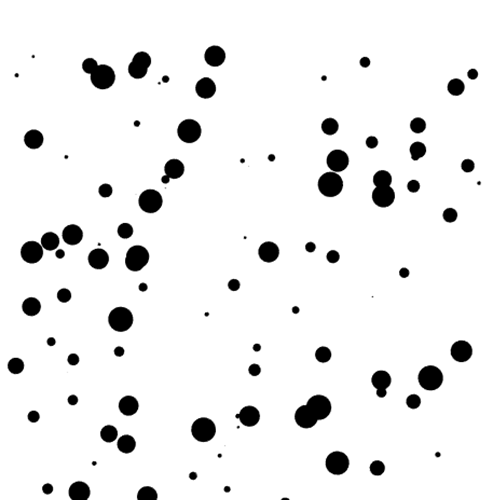
#> input picture map7.bmp, 500 x 500 px
$ python vinay06_anuj_final2Dcode.py
#> lines starting #> are read from the running program, lines starting #| are printed output that depends on the picture; after the words box and inside, x2 and y2 are one past the last pixel; in counts of white or black regions, pixels touching at a corner belong together
import cv2
import numpy as np
import matplotlib.pyplot as plt
import math
import random
import time
from scipy.spatial.distance import pdist

'''
Function to Check Whether the given point is in obstacle space. Will return true if the obstacle is not in  Obstacle Space indicating
clear path.
'''
def isObstacle(binary_image,node):
    x,y = node
    height,width = binary_image.shape
    if not ((round(x) >0 and round(x) < width) and (round(y) >0 and round(y) < height) and (binary_image[int(y),int(x)] != 0)):
        return False
    else:
        return True
def get_start_goal_inputs(binary_image):
    height,width = binary_image.shape
    while True:
        print("Enter the x-coordinate of start node")
        start_x = int(input())
        print("Enter the y-coordinate of start node")
        start_y = int(input())
        if((start_x <= 0 or start_x > width -1 ) ):
            print("The X-coordinate of start node is out of the map. Please enter the coordinates again")
        elif((start_y <= 0 or start_y >height - 1)):
            print("The Y-coordinate of start node is out of the map. Please enter the coordinates again")
        elif not (isObstacle(binary_image,(start_x,start_y))):
            print("The entered start node falls in obstacle space")
        else:
            break
    while True:
        print("Enter the x-coordinate of goal node")
        goal_x = int(input())
        print("Enter the y-coordinate of goal node")
        goal_y = int(input())
        if(goal_x <= 0 or goal_x >width -1):
            print("The X-coordinate of start node is out of the map. Please enter the coordinates again")
        elif(goal_y <= 0 and goal_y > height - 1):
            print("The Y-coordinate of start node is out of the map. Please enter the coordinates again")
        elif not(isObstacle(binary_image,(goal_x,goal_y))):
            print("The entered goal node falls in obstacle space")
        else:
            break
    return (start_x,start_y,goal_x,goal_y)
'''
Check Path checks whether the path between generated closest node and random new node doesnot fall in obstacle
space. This checks for different pose orientations on the new node.
'''
def checkpath(q_near, q_new, binary_image):
    check = True
    theta = math.atan2(q_new[1] - q_near[1], q_new[0] - q_near[0])
    i = 1
    while (i< int(math.sqrt(sum((q_near - q_new)**2))) + 1):
        poscheck = q_near + (i * np.array([math.cos(theta), math.sin(theta)]))
        poscheck_x,poscheck_y = poscheck[0],poscheck[1]
        if not (isObstacle(binary_image,(math.ceil(poscheck_x), math.ceil(poscheck_y))) and
                isObstacle(binary_image,(math.floor(poscheck_x), math.floor(poscheck_y))) and
                isObstacle(binary_image,(math.ceil(poscheck_x), math.floor(poscheck_y))) and
                isObstacle(binary_image,(math.floor(poscheck_x), math.ceil(poscheck_y)))):
            check = False
            break
        q_new_x,q_new_y = q_new[0],q_new[1]
        if not isObstacle(binary_image,(q_new_x,q_new_y)):
            check = False
            break
        i += 1
    return check
'''
The tree is extended by generating the sample target either by sampling random point or considering goal point as the sample such that more
pull is towards the goal either from start point or goal point.

Closest node in the tree and random point as in general RRT are considered and the euclidean distance is calculated. Finally, the new point which is under distance
threshold is considered the new point.
'''
def extend_rrt(rrt_tree_1, rrt_tree_2, goal_x,goal_y, step_size, maxFailedAttempts, distance_thresh, binary_image):
    rrt_tree_1 = np.reshape(rrt_tree_1,(-1,3))
    rrt_tree_2 = np.reshape(rrt_tree_2,(-1,3))
    path_found = []
    failedAttempts = 0
    extend_fail = True
    while failedAttempts <= maxFailedAttempts:
        if np.random.rand() < 0.15:
            x,y = (np.random.rand(1, 2) * np.array(binary_image.shape))[0][:]
            sample = np.array([x,y])
        else:
            #The goal x and goal y changes when we are extending tree from both Ends. For example,
            #When extending from start point , the goal will be towards tree on the goal side.
            #When extending from goal point, the goal will be on tree towards start side.
            sample = np.array([goal_x,goal_y])
        #For Each Point in the tree distance is calculated from the generated sample point above.
        #Then a minimum distance is taken whose index gives the closest one to the current tree node

        distance_list = np.linalg.norm (rrt_tree_1[:, 0:2] - sample,axis = 1)#np.sqrt(np.sum((rrt_tree_1[:, 0:2] - sample)**2, axis=1))
        closest_node_index = np.argmin(distance_list)
        minimum_node = rrt_tree_1[closest_node_index, :]
        #Angle between the sample point and closest node is selected
        theta = math.atan2((sample[1]-minimum_node[1]),(sample[0]-minimum_node[0]))
        new_point = np.array([(minimum_node[0]+ step_size*(math.cos(theta))), (minimum_node[1]+ step_size*(math.sin(theta)))],dtype = np.float32)
        if checkpath(minimum_node[0:2],new_point, binary_image) == False:
            failedAttempts +=1
            continue
        distance1_list = np.linalg.norm (rrt_tree_2[:, 0:2] - new_point,axis = 1)
        closest_node_index_1 = np.argmin(distance1_list)
        point_to_check_1 = rrt_tree_2[closest_node_index_1,0:2]
        distance_from_point_new_point_1 = np.linalg.norm(new_point - point_to_check_1)
        if distance1_list[closest_node_index_1] < distance_thresh:
            node_x , node_y = new_point[0],new_point[1]
            path_found = [ node_x , node_y, closest_node_index, closest_node_index_1]
            extend_fail = False
            break
        distance2_list = np.linalg.norm (rrt_tree_1[:, 0:2]- new_point,axis = 1)
        closest_node_index_2 = np.argmin(distance2_list)
        point_to_check = rrt_tree_1[closest_node_index_2,0:2]
        distance_from_point_new_point = np.linalg.norm(new_point - point_to_check)
        if distance_from_point_new_point  < distance_thresh:
            failedAttempts += 1
            continue
        rrt_tree_1 = np.vstack((rrt_tree_1, np.hstack((new_point, closest_node_index))))
        extend_fail = False
        break
    return rrt_tree_1, path_found, extend_fail
'''
Both trees from start and goal point start expanding until a path is found.
'''
def main_comb(binary_image, start_x,start_y, goal_x,goal_y, step_size, distance_thresh, maxFailedAttempts):
    rrt_tree_1 = np.array([start_x,start_y, -1], dtype=float)
    rrt_tree_2 = np.array([goal_x,goal_y, -1], dtype=float)
    expansion_state_1 = False
    expansion_state_2 = False
    tree1_p_list = []
    tree1_c_list = []
    tree2_p_list = []
    tree2_c_list = []

    while ((not expansion_state_1) or (not expansion_state_2)):
        if not expansion_state_1:
            rrt_tree_1, Tree_State, expansion_state_1 = extend_rrt(rrt_tree_1, rrt_tree_2, goal_x,goal_y, step_size, maxFailedAttempts, distance_thresh, binary_image)
            if not expansion_state_1 and len(Tree_State) == 0:
                parent_x,parent_y =  rrt_tree_1[int(rrt_tree_1[-1, 2]), 0] , rrt_tree_1[int(rrt_tree_1[-1, 2]), 1]
                child_x,child_y = rrt_tree_1[-1, 0] , rrt_tree_1[-1, 1]
                tree1_p_list.append((parent_x,parent_y))
                tree1_c_list.append((child_x,child_y))

        if not expansion_state_2:
            rrt_tree_2, Tree_State, expansion_state_2 = extend_rrt(rrt_tree_2, rrt_tree_1, start_x,start_y, step_size, maxFailedAttempts, distance_thresh, binary_image)
            if len(Tree_State) > 0:
                Tree_State[2:4] = Tree_State[2:4][::-1]
            if not expansion_state_2 and len(Tree_State)  == 0:
                parent_x,parent_y =  rrt_tree_2[int(rrt_tree_2[-1, 2]), 0] , rrt_tree_2[int(rrt_tree_2[-1, 2]), 1]
                child_x,child_y = rrt_tree_2[-1, 0] , rrt_tree_2[-1, 1]
                tree2_p_list.append((parent_x,parent_y))
                tree2_c_list.append((child_x,child_y))
        final_line = []
        if len(Tree_State)  > 0:
            ptA = (rrt_tree_1[Tree_State[2], 0],rrt_tree_1[Tree_State[2], 1])
            ptB = (rrt_tree_2[Tree_State[3], 0],rrt_tree_2[Tree_State[3], 1])
            pt_join = (Tree_State[0],Tree_State[1])
            final_line.append(ptA)
            final_line.append(ptB)
            final_line.append(pt_join)
            path = Tree_State[ 0:2]
            prev = Tree_State[ 2]
            while prev > 0:
                path = np.vstack((rrt_tree_1[int(prev), 0:2], path))
                prev = rrt_tree_1[int(prev), 2]
            prev = Tree_State[ 3]
            while prev > 0:
                path = np.vstack((path, rrt_tree_2[int(prev), 0:2]))
                prev = rrt_tree_2[int(prev), 2]
            break
    if len(Tree_State) == 0:
        raise ValueError('no path found. maximum attempts reached')
    return path,final_line, tree1_p_list,tree1_c_list,tree2_p_list,tree2_c_list


def down_path_sampling(binary_image, path,goal_x,goal_y):
    k = 0
    path_length = path.shape[0]
    down_path = path[0]
    temp_node = path[0]
    distances = np.zeros(path_length)
    for i in range(1, path_length):
        current_node = path[i]
        distances[i] = np.linalg.norm(current_node - temp_node)
        if distances[i] > 0 or distances[i] > distances[i-1]:
            current_index = i
            new_node =  path[current_index]
        else:
            new_node = np.array([])
        if len(new_node) != 0:
            if not checkpath(temp_node, new_node, binary_image):
                temp_node = np.array([path[current_index-1, 0], path[current_index-1, 1]])
                down_path = np.vstack([down_path, temp_node])
    goal = np.array([goal_x,goal_y])
    down_path = np.vstack([down_path, goal])
    return down_path

def visualise(image,final_line,path,tree1_p_list,tree1_c_list,tree2_p_list,tree2_c_list,down_path,up_path,image_copy,up_path_1000,up_path_10000):
    image_copy_1000 = image_copy.copy()
    image_copy_10000 = image_copy.copy()
    fourcc = cv2.VideoWriter_fourcc(*'XVID')
    out = cv2.VideoWriter('BTO-RRT.avi',fourcc,250,(image.shape[1],image.shape[0]))
    for parent1,child1,parent2,child2 in zip(tree1_p_list,tree1_c_list,tree2_p_list,tree2_c_list):
        parent1_x,parent1_y = round(parent1[0]),round(parent1[1])
        child1_x,child1_y = round(child1[0]),round(child1[1])
        parent2_x,parent2_y = round(parent2[0]),round(parent2[1])
        child2_x,child2_y = round(child2[0]),round(child2[1])
        cv2.line(image,(parent1_x,parent1_y),(child1_x,child1_y),(255,0,0), 1,cv2.LINE_AA)
        cv2.line(image,(parent2_x,parent2_y),(child2_x,child2_y),(0,0,255), 1,cv2.LINE_AA)
        for i in range(30):
            out.write(image)
            cv2.waitKey(1)
    ptA_final_x , ptA_final_y = round(final_line[0][0]),round(final_line[0][1])
    ptB_final_x , ptB_final_y = round(final_line[1][0]),round(final_line[1][1])
    common_x , common_y = round(final_line[2][0]),round(final_line[2][1])
    cv2.line(image,(ptA_final_x , ptA_final_y),(common_x , common_y),(0,0,0), 2,cv2.LINE_AA)
    cv2.line(image,(ptB_final_x , ptB_final_y),(common_x , common_y),(0,0,0), 2,cv2.LINE_AA)
    out.write(image)
    cv2.imwrite("BTO-RRT-explore.jpg",image)
    cv2.waitKey(1)
    for i in range(len(path) - 1):
        ptA = (round(path[i][0]),round(path[i][1]))
        ptB = (round(path[i+1][0]),round(path[i+1][1]))
        cv2.line(image,ptA,ptB,(0,255,0), 2,cv2.LINE_AA)
        cv2.line(image_copy,ptA,ptB,(0,255,0), 1,cv2.LINE_AA)
        cv2.line(image_copy_1000,ptA,ptB,(0,255,0), 1,cv2.LINE_AA)
        cv2.line(image_copy_10000,ptA,ptB,(0,255,0), 1,cv2.LINE_AA)
        for i in range(20):
            out.write(image)
            cv2.waitKey(1)
    cv2.imwrite("BTO-RRT.jpg",image)
    for i in range(len(down_path) - 1):
        ptA = (round(down_path[i][0]),round(down_path[i][1]))
        ptB = (round(down_path[i+1][0]),round(down_path[i+1][1]))
        cv2.line(image,ptA,ptB,(255,255,0), 1,cv2.LINE_AA)
        cv2.line(image_copy,ptA,ptB,(255,255,0), 1,cv2.LINE_AA)
        cv2.line(image_copy_1000,ptA,ptB,(255,255,0), 1,cv2.LINE_AA)
        cv2.line(image_copy_10000,ptA,ptB,(255,255,0), 1,cv2.LINE_AA)
        for i in range(100):
            out.write(image)
            cv2.waitKey(1)
    cv2.imwrite("BTO-RRT-DownSample.jpg",image)
    for i in range(len(up_path) - 1):
        ptA = (round(up_path[i][0]),round(up_path[i][1]))
        ptB = (round(up_path[i+1][0]),round(up_path[i+1][1]))
        cv2.line(image,ptA,ptB,(151,180,184), 2,cv2.LINE_AA)
        cv2.line(image_copy,ptA,ptB,(151,101,184), 1,cv2.LINE_AA)
        for i in range(20):
            out.write(image)
            cv2.waitKey(1)
    for i in range(len(up_path_1000) - 1):
        ptA = (round(up_path_1000[i][0]),round(up_path_1000[i][1]))
        ptB = (round(up_path_1000[i+1][0]),round(up_path_1000[i+1][1]))
        cv2.line(image_copy_1000,ptA,ptB,(179,119,15), 1,cv2.LINE_AA)
    for i in range(len(up_path_10000) - 1):
        ptA = (round(up_path_10000[i][0]),round(up_path_10000[i][1]))
        ptB = (round(up_path_10000[i+1][0]),round(up_path_10000[i+1][1]))
        cv2.line(image_copy_10000,ptA,ptB,(179,15,64), 1,cv2.LINE_AA)

    cv2.imwrite("BTO-RRT-UpSample.jpg",image)
    cv2.imwrite("BTO-RRT-Comparsion.jpg",image_copy)
    cv2.imwrite("BTO-RRT-Comparsion-1000.jpg",image_copy_1000)
    cv2.imwrite("BTO-RRT-Comparsion-10000.jpg",image_copy_10000)
    out.release()
    cv2.destroyAllWindows()
    return image

def up_sample_path(down_path,image):
    P = np.transpose(down_path)
    n, m = np.shape(P)
    l = np.zeros((m,1))
    for k in range(1, m):
        l[k] = np.linalg.norm(P[:,k]-P[:,k-1]) + l[k-1]
    l_init = l[m-1]
    current_iteration = 1
    max_iteration_list = [500,1000,10000]
    up_path_list = []
    for count in range(3):
        while current_iteration <= max_iteration_list[count]:
            random_node1 = np.random.rand(1)*l[m-1]
            random_node2 = np.random.rand(1)*l[m-1]
            if random_node2 < random_node1:
                random_node1,random_node2 = random_node2,random_node1
            for k in range(1, m):
                if random_node1 < l[k]:
                    i = k-1
                    break
            for k in range(i+1, m):
                if random_node2 < l[k]:
                    j = k-1
                    break
            if j <= i:
                current_iteration += 1
                continue
            t1 = (random_node1 - l[i])/(l[i+1] - l[i])
            gamma_1 = (1-t1)*P[:,i] + t1*P[:,i+1]
            t2 = (random_node2 - l[j])/(l[j+1] - l[j])
            gamma_2 = (1-t2)*P[:,j] + t2*P[:,j+1]
            if not checkpath(np.round(gamma_1), np.round(gamma_2), image):
                current_iteration += 1
                continue
            new_point = np.concatenate((P[:,0:i+1], np.round(gamma_1).reshape((-1,1)), np.round(gamma_2).reshape((-1,1)), P[:,j+1:m]), axis=1)
            P = new_point
            n, m = np.shape(P)
            l = np.zeros((m,1))
            for k in range(1, m):
                l[k] = np.linalg.norm(P[:,k]-P[:,k-1]) + l[k-1]
            current_iteration += 1
        up_path = np.transpose(P)
        up_path_list.append(np.transpose(P))
    return up_path_list
'''
Calculating the path length
'''
def calculate_distance(path):
    distance_list = []
    for i in range(len(path)-1):
        distance = np.linalg.norm (path[i+1] - path[i])
        distance_list.append(distance)
    return sum(distance_list)
def main():
    image =  cv2.imread("map7.bmp")
#> image is the input picture: shape (500, 500, 3); min 0, max 255, mean 237.6
    image_copy = image.copy()
    grayImage = cv2.cvtColor(image, cv2.COLOR_BGR2GRAY)
    ret,binary_image = cv2.threshold(grayImage, 127, 255, cv2.THRESH_BINARY)
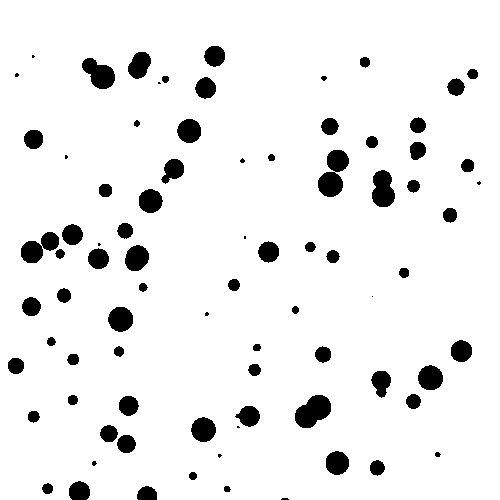
#> binary_image: shape (500, 500); 93.2% white; 82 black regions (14 under 20 px), largest, box (x1, y1, x2, y2) and area: (318, 150, 349, 197) 884, (295, 395, 331, 428) 809, (21, 232, 59, 263) 662
    start_x,start_y,goal_x,goal_y = get_start_goal_inputs(binary_image)
#> the loop in get_start_goal_inputs, `while True:` made 1 pass; the answer given on pass 1: 3
#> start_x = 3; start_y = 3; goal_x = 3; goal_y = 3

    start = (start_x,start_y)
#> start = (3, 3)
    goal = (goal_x,goal_y)
#> goal = (3, 3)
    print("The Start Node selected is :",start)
#| The Start Node selected is : (3, 3)
    print("The Goal Node Selected is :", goal)
#| The Goal Node Selected is : (3, 3)
    #Variables
    distance_thresh = 10
    step_size = 20
    maxFailedAttempts = 10000
    start = time.time()
    path,final_line, tree1_p_list,tree1_c_list,tree2_p_list,tree2_c_list = main_comb(binary_image, start_x,start_y, goal_x,goal_y, step_size, distance_thresh, maxFailedAttempts)
#> in main_comb, `rrt_tree_1 = np.array([start_x,start_y, -1], dtype=float)`: rrt_tree_1 = [3, 3, -1]
#> the loop in main_comb, `while ((not expansion_state_1) or (not expansion_state_2)):` made 1 pass
#> (expansion_state_1, parent_x, parent_y, child_x) on pass 1: (False, 3, 3, 23)
#> after the loop in main_comb, `while ((not expansion_state_1) or (not expansion_state_2)):`: Tree_State = [23, 3, 1, 0]; child_x = 23; child_y = 3; expansion_state_1 = False; parent_x = 3; tree1_c_list = [(23, 3)]; tree1_p_list = [(3, 3)]; tree2_c_list = []
#> path = [[23, 3], [23, 3]]; final_line = [(23, 3), (3, 3), (23, 3)]; tree1_p_list = [(3, 3)]; tree1_c_list = [(23, 3)]; tree2_p_list = []; tree2_c_list = []
    end = time.time()

    print("The BTO-RRT final path :",path)
#| The BTO-RRT final path : [[23.  3.]
#|  [23.  3.]]
    print("The Time Taken for BTO RRT exploration:", end-start ,"seconds")
    down_path = down_path_sampling(binary_image, path ,goal_x,goal_y)
#> in down_path_sampling, `down_path = path[0]`: down_path = [23, 3]
#> the loop in down_path_sampling, `for i in range(1, path_length):` made 1 pass
#> in down_path_sampling, `goal = np.array([goal_x,goal_y])`: goal = [3, 3]
#> in down_path_sampling, `down_path = np.vstack([down_path, goal])`: down_path = [[23, 3], [3, 3]]
#> down_path = [[23, 3], [3, 3]]
    print("Optimized Path after DownSample:",down_path)
#| Optimized Path after DownSample: [[23.  3.]
#|  [ 3.  3.]]
    up_path,up_path_1000,up_path_10000 = up_sample_path(down_path,binary_image)
#> after the loop in up_sample_path, `for k in range(1, m):`: l = [0, 20]
#> in up_sample_path, `l_init = l[m-1]`: l_init = [20]
#> after the loop in up_sample_path, `for count in range(3):`: current_iteration = 10001; up_path_list = [[[23, 3], [3, 3]], [[23, 3], [3, 3]], [[23, 3], [3, 3]]]
#> up_path = [[23, 3], [3, 3]]; up_path_1000 = [[23, 3], [3, 3]]; up_path_10000 = [[23, 3], [3, 3]]
    print("Optimized Path after UpSample:",up_path)
#| Optimized Path after UpSample: [[23.  3.]
#|  [ 3.  3.]]
    image = visualise(image,final_line,path,tree1_p_list,tree1_c_list,tree2_p_list,tree2_c_list,down_path,up_path,image_copy,up_path_1000,up_path_10000)
#> in visualise, `ptA_final_x , ptA_final_y = round(final_line[0][0]),round(final_line[0..`: ptA_final_x = 23; ptA_final_y = 3
#> in visualise, `common_x , common_y = round(final_line[2][0]),round(final_line[2][1])`: common_x = 23; common_y = 3
#> in visualise, `cv2.line(image,(ptA_final_x , ptA_final_y),(common_x , common_y),(0,0,..`: image: shape (500, 500, 3); 0.01% of pixels changed, all inside (x1, y1, x2, y2) = (21, 2, 26, 6)
#> in visualise, `cv2.line(image,(ptB_final_x , ptB_final_y),(common_x , common_y),(0,0,..`: image: shape (500, 500, 3); min 0, max 255, mean 237.5
#> the loop in visualise, `for i in range(len(path) - 1):` made 1 pass
#> after the loop in visualise, `for i in range(len(path) - 1):`: image: shape (500, 500, 3); mean B, G, R 237.5, 237.5, 237.5
#> after the loop in visualise, `for i in range(len(path) - 1):`: image_copy: shape (500, 500, 3); under 0.01% of pixels changed, all inside (x1, y1, x2, y2) = (23, 3, 24, 5)
#> the loop in visualise, `for i in range(len(down_path) - 1):` made 1 pass
#> (ptA, ptB) on pass 1: ((23, 3), (3, 3))
#> after the loop in visualise, `for i in range(len(down_path) - 1):`: image: shape (500, 500, 3); mean B, G, R 237.5, 237.5, 237.5
#> after the loop in visualise, `for i in range(len(down_path) - 1):`: image_copy: shape (500, 500, 3); mean B, G, R 237.6, 237.6, 237.6
#> the loop in visualise, `for i in range(len(up_path) - 1):` made 1 pass
#> after the loop in visualise, `for i in range(len(up_path) - 1):`: image: shape (500, 500, 3); mean B, G, R 237.5, 237.6, 237.6
#> after the loop in visualise, `for i in range(len(up_path) - 1):`: image_copy: shape (500, 500, 3); mean B, G, R 237.6, 237.6, 237.6
#> the loop in visualise, `for i in range(len(up_path_1000) - 1):` made 1 pass
#> after the loop in visualise, `for i in range(len(up_path_1000) - 1):`: image_copy_1000: shape (500, 500, 3); mean B, G, R 237.6, 237.6, 237.6
#> the loop in visualise, `for i in range(len(up_path_10000) - 1):` made 1 pass
#> after the loop in visualise, `for i in range(len(up_path_10000) - 1):`: image_copy_10000: shape (500, 500, 3); mean B, G, R 237.6, 237.6, 237.6
    path_length_bto = calculate_distance(path)
#> the loop in calculate_distance, `for i in range(len(path)-1):` made 1 pass
#> distance on pass 1: 0
#> after the loop in calculate_distance, `for i in range(len(path)-1):`: distance_list = [0]
#> path_length_bto = 0
    down_sample_length = calculate_distance(down_path)
#> the loop in calculate_distance (call 2), `for i in range(len(path)-1):` made 1 pass
#> down_sample_length = 20
    up_sample_length = calculate_distance(up_path)
#> up_sample_length = 20
    up_sample_length_1000 = calculate_distance(up_path_1000)
#> up_sample_length_1000 = 20
    up_sample_length_10000 = calculate_distance(up_path_10000)
#> up_sample_length_10000 = 20
    print(len(up_path),len(up_path_1000),len(up_path_10000))
#| 2 2 2
    print("The Total Path Length for BTO-RRT:",path_length_bto )
#| The Total Path Length for BTO-RRT: 0.0
    print("The Total Path Length for BTO-RRT-DownSample:", down_sample_length)
#| The Total Path Length for BTO-RRT-DownSample: 20.0
    print("The Total Path Length for BTO-RRT-UpSample for 500 iterations:",up_sample_length )
#| The Total Path Length for BTO-RRT-UpSample for 500 iterations: 20.0
    print("The Total Path Length for BTO-RRT-UpSample for 1000 iterations:",up_sample_length_1000 )
#| The Total Path Length for BTO-RRT-UpSample for 1000 iterations: 20.0
    print("The Total Path Length for BTO-RRT-UpSample for 10000 iterations:",up_sample_length_10000 )
#| The Total Path Length for BTO-RRT-UpSample for 10000 iterations: 20.0


if __name__ == '__main__':
    main()
